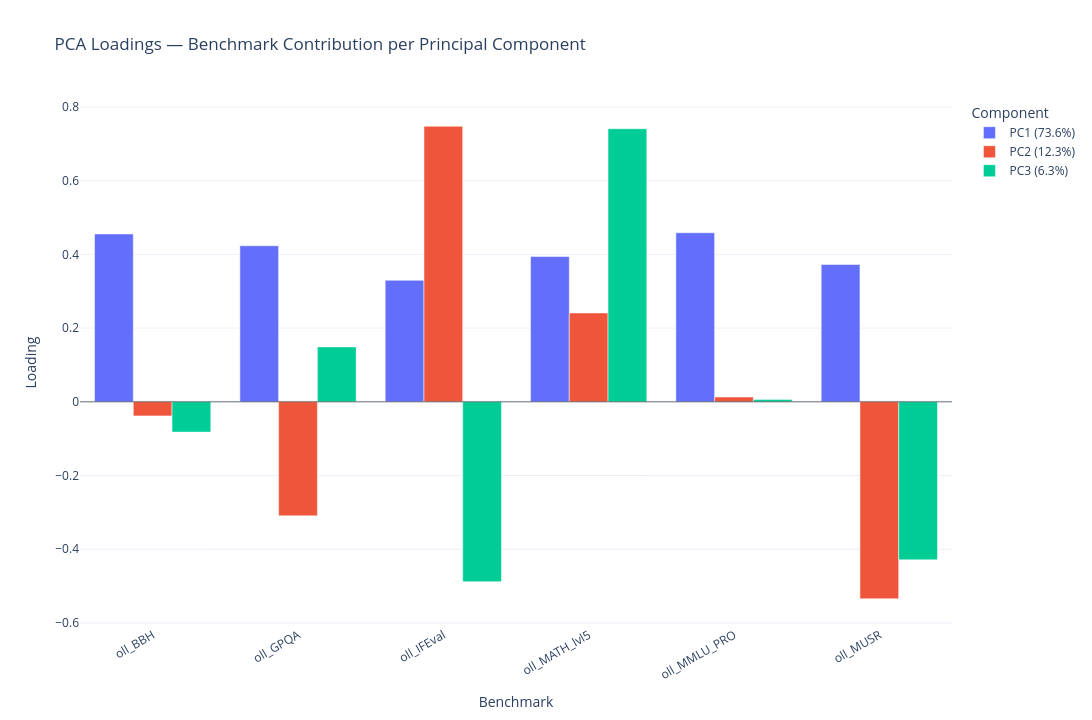
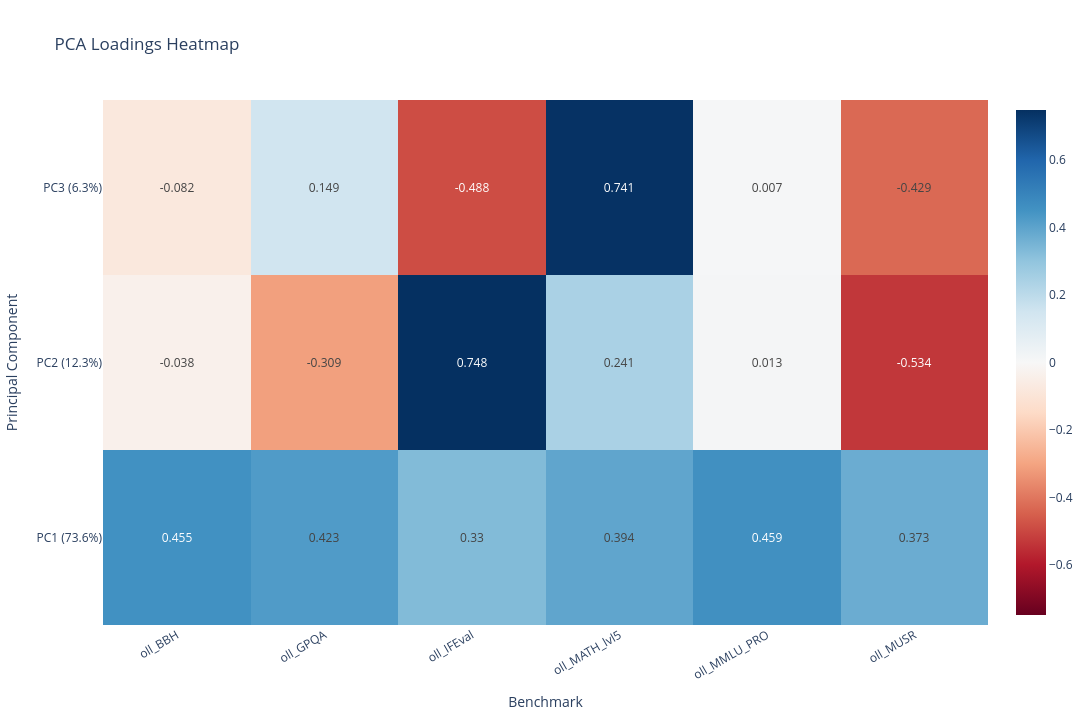

Notebook source saved alongside these figures, in order:
### Markdown cell above
## 1b. PCA — Principal Component Makeup (Loadings)

### Code cell
# Re-run PCA and extract loadings for all primary benchmarks
selected = PRIMARY_BENCHMARKS[:]
df_load = df_raw.copy()
coverage = df_load[selected].notna().mean(axis=1)
df_load = df_load[coverage >= 0.5]

X_load = df_load[selected].values.astype(float)
X_load = SimpleImputer(strategy="mean").fit_transform(X_load)
X_load = StandardScaler().fit_transform(X_load)

pca_full = PCA(n_components=min(3, len(selected)), random_state=42)
pca_full.fit(X_load)
var_full = pca_full.explained_variance_ratio_

# ── Grouped bar: each benchmark's loading across PC1/PC2/PC3 ─────────────────
n_components = pca_full.n_components_
df_loadings = pd.DataFrame(
    pca_full.components_[:n_components].T,
    index=selected,
    columns=[f"PC{i+1} ({var_full[i]:.1%})" for i in range(n_components)],
).reset_index().rename(columns={"index": "Benchmark"})

df_melt = df_loadings.melt(id_vars="Benchmark", var_name="Component", value_name="Loading")

fig_load = px.bar(
    df_melt,
    x="Benchmark", y="Loading", color="Component",
    barmode="group",
    title="PCA Loadings — Benchmark Contribution per Principal Component",
    template="plotly_white",
    width=1280, height=720,
)
fig_load.add_hline(y=0, line_color="black", line_width=0.5)
fig_load.update_layout(xaxis_tickangle=-30)
fig_load.show()

# ── Heatmap view (easier to read with many benchmarks) ───────────────────────
fig_load_heat = go.Figure(go.Heatmap(
    z=pca_full.components_[:n_components],
    x=selected,
    y=[f"PC{i+1} ({var_full[i]:.1%})" for i in range(n_components)],
    colorscale="RdBu",
    zmid=0,
    text=np.round(pca_full.components_[:n_components], 3),
    texttemplate="%{text}",
    hovertemplate="Benchmark: %{x}<br>Component: %{y}<br>Loading: %{z:.3f}<extra></extra>",
))
fig_load_heat.update_layout(
    title="PCA Loadings Heatmap",
    xaxis_title="Benchmark",
    yaxis_title="Principal Component",
    template="plotly_white",
    xaxis_tickangle=-30,
    width=1280, height=720,
)
fig_load_heat.show()

### Figure 1 — Plotly figure (JSON) as saved in the notebook; plotly's stock layout.template omitted (floating-point values rounded to 4 significant figures)
{"data": [{"alignmentgroup": "True", "hovertemplate": "Component=PC1 (73.6%)<br>Benchmark=%{x}<br>Loading=%{y}<extra></extra>", "legendgroup": "PC1 (73.6%)", "marker": {"color": "#636efa", "pattern": {"shape": ""}}, "name": "PC1 (73.6%)", "offsetgroup": "PC1 (73.6%)", "orientation": "v", "showlegend": true, "textposition": "auto", "type": "bar", "x": ["oll_BBH", "oll_GPQA", "oll_IFEval", "oll_MATH_lvl5", "oll_MMLU_PRO", "oll_MUSR"], "xaxis": "x", "y": [0.4554, 0.4234, 0.3297, 0.3941, 0.4588, 0.3726], "yaxis": "y"}, {"alignmentgroup": "True", "hovertemplate": "Component=PC2 (12.3%)<br>Benchmark=%{x}<br>Loading=%{y}<extra></extra>", "legendgroup": "PC2 (12.3%)", "marker": {"color": "#EF553B", "pattern": {"shape": ""}}, "name": "PC2 (12.3%)", "offsetgroup": "PC2 (12.3%)", "orientation": "v", "showlegend": true, "textposition": "auto", "type": "bar", "x": ["oll_BBH", "oll_GPQA", "oll_IFEval", "oll_MATH_lvl5", "oll_MMLU_PRO", "oll_MUSR"], "xaxis": "x", "y": [-0.03816, -0.3094, 0.7477, 0.2411, 0.01302, -0.5343], "yaxis": "y"}, {"alignmentgroup": "True", "hovertemplate": "Component=PC3 (6.3%)<br>Benchmark=%{x}<br>Loading=%{y}<extra></extra>", "legendgroup": "PC3 (6.3%)", "marker": {"color": "#00cc96", "pattern": {"shape": ""}}, "name": "PC3 (6.3%)", "offsetgroup": "PC3 (6.3%)", "orientation": "v", "showlegend": true, "textposition": "auto", "type": "bar", "x": ["oll_BBH", "oll_GPQA", "oll_IFEval", "oll_MATH_lvl5", "oll_MMLU_PRO", "oll_MUSR"], "xaxis": "x", "y": [-0.08219, 0.149, -0.488, 0.741, 0.006607, -0.4288], "yaxis": "y"}], "layout": {"barmode": "group", "height": 720, "legend": {"title": {"text": "Component"}, "tracegroupgap": 0}, "shapes": [{"line": {"color": "black", "width": 0.5}, "type": "line", "x0": 0, "x1": 1, "xref": "x domain", "y0": 0, "y1": 0, "yref": "y"}], "title": {"text": "PCA Loadings — Benchmark Contribution per Principal Component"}, "width": 1280, "xaxis": {"anchor": "y", "domain": [0, 1], "tickangle": -30, "title": {"text": "Benchmark"}}, "yaxis": {"anchor": "x", "domain": [0, 1], "title": {"text": "Loading"}}}}

### Figure 2 — Plotly figure (JSON) as saved in the notebook; plotly's stock layout.template omitted (floating-point values rounded to 4 significant figures)
{"data": [{"colorscale": [[0, "rgb(103,0,31)"], [0.1, "rgb(178,24,43)"], [0.2, "rgb(214,96,77)"], [0.3, "rgb(244,165,130)"], [0.4, "rgb(253,219,199)"], [0.5, "rgb(247,247,247)"], [0.6, "rgb(209,229,240)"], [0.7, "rgb(146,197,222)"], [0.8, "rgb(67,147,195)"], [0.9, "rgb(33,102,172)"], [1, "rgb(5,48,97)"]], "hovertemplate": "Benchmark: %{x}<br>Component: %{y}<br>Loading: %{z:.3f}<extra></extra>", "text": [[0.455, 0.423, 0.33, 0.394, 0.459, 0.373], [-0.038, -0.309, 0.748, 0.241, 0.013, -0.534], [-0.082, 0.149, -0.488, 0.741, 0.007, -0.429]], "texttemplate": "%{text}", "type": "heatmap", "x": ["oll_BBH", "oll_GPQA", "oll_IFEval", "oll_MATH_lvl5", "oll_MMLU_PRO", "oll_MUSR"], "y": ["PC1 (73.6%)", "PC2 (12.3%)", "PC3 (6.3%)"], "z": [[0.4554, 0.4234, 0.3297, 0.3941, 0.4588, 0.3726], [-0.03816, -0.3094, 0.7477, 0.2411, 0.01302, -0.5343], [-0.08219, 0.149, -0.488, 0.741, 0.006607, -0.4288]], "zmid": 0}], "layout": {"height": 720, "title": {"text": "PCA Loadings Heatmap"}, "width": 1280, "xaxis": {"tickangle": -30, "title": {"text": "Benchmark"}}, "yaxis": {"title": {"text": "Principal Component"}}}}
